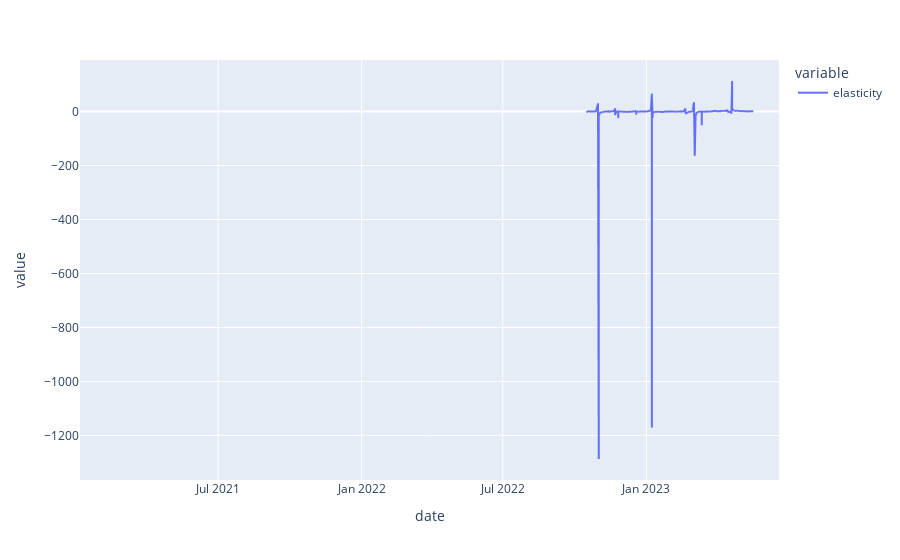

Notebook code cell kept with this figure:
### Code cell
px.line(add_over_100_subgroup['elasticity'])

### Figure 1 — Plotly figure (JSON) as saved in the notebook; plotly's stock layout.template omitted (floating-point values rounded to 4 significant figures; data arrays with more than 128 entries replaced by an {"elided": "..."} marker saying what was removed)
{"data": [{"hovertemplate": "variable=elasticity<br>date=%{x}<br>value=%{y}<extra></extra>", "legendgroup": "elasticity", "line": {"color": "#636efa", "dash": "solid"}, "marker": {"symbol": "circle"}, "mode": "lines", "name": "elasticity", "showlegend": true, "type": "scattergl", "x": {"elided": "4593 str values"}, "xaxis": "x", "y": {"elided": "4593 float values"}, "yaxis": "y"}], "layout": {"legend": {"title": {"text": "variable"}, "tracegroupgap": 0}, "margin": {"t": 60}, "xaxis": {"anchor": "y", "domain": [0, 1], "title": {"text": "date"}}, "yaxis": {"anchor": "x", "domain": [0, 1], "title": {"text": "value"}}}}
